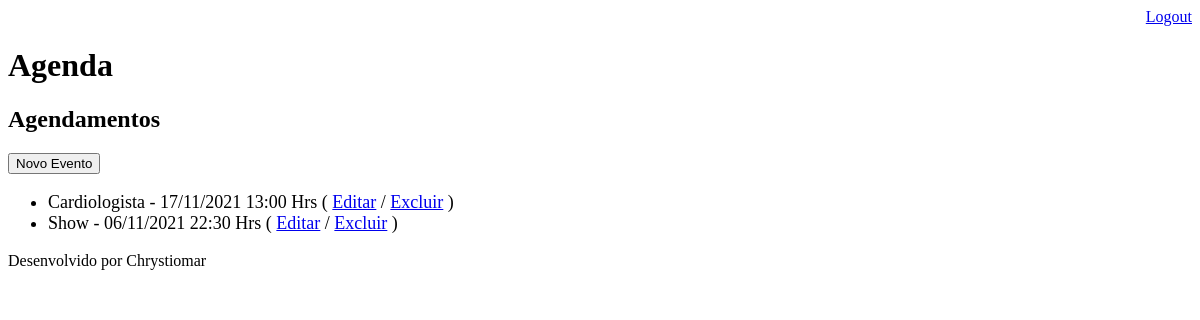
Page /agenda/ (signed in) on the earlier database version.
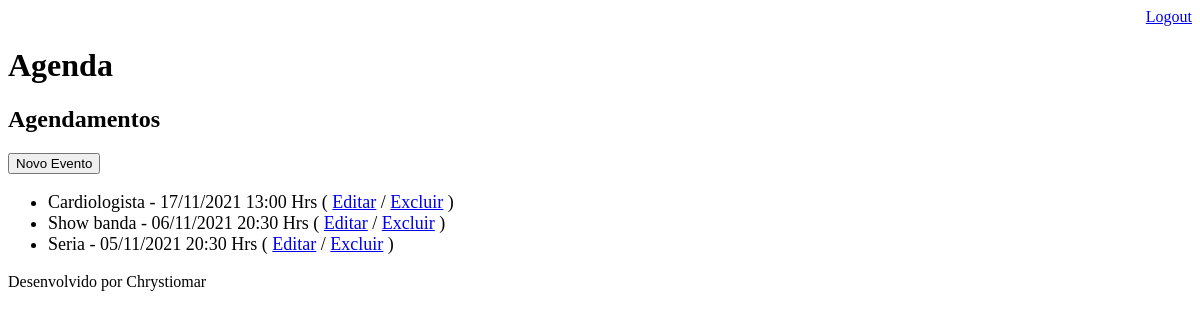
Same page on the later database version.
### core/models.py (models this page shows, shortened)
class Evento(models.Model):
    titulo = models.CharField(max_length=100)
    descricao = models.TextField(blank=True, null=True)
    data_evento = models.DateTimeField(verbose_name='Data do Evento')
    data_criacao = models.DateTimeField(auto_now=True)
    usuario = models.ForeignKey(User, on_delete=models.CASCADE)
    class Meta:
        db_table = 'evento'
    def get_data_evento(self):
        return self.data_evento.strftime('%d/%m/%Y %H:%M Hrs')
    def get_evento_atrasado(self):
        if self.data_evento < datetime.now():
            return True
        else:
            return False

### core/views.py (the view)
# urls.py: path('agenda/', views.lista_eventos),
@login_required(login_url='/login/')
def lista_eventos(request):
    usuario = request.user
    data_atual = datetime.now() - timedelta(hours=1)
    evento = Evento.objects.filter(usuario=usuario,
                                   data_evento__gt=data_atual)
    dados = {'eventos':evento}
    return render(request, 'agenda.html', dados)

### templates/agenda.html (shortened to what this page needs)
{% extends "model_page.html" %}
{% block content %}
    <h2>Agendamentos</h2>
    <a href="evento">
        <button type="button">Novo Evento</button>
    </a>
    <ul style="font-size: 18px">
        {% for evento in eventos %}
            <li>
                <div style=>
                    {{ evento.titulo }} - {{ evento.get_data_evento }}
                    ( <a href="evento/?id={{ evento.id }}">Editar</a>
                    / <a href="evento/delete/{{ evento.id }}">Excluir</a> )
                </div>
            </li>
        {% endfor %}
    </ul>
{% endblock %}

### templates/model_page.html
<!DOCTYPE html>
<html lang="en">
<head>
    {% include "model_header.html" %}
</head>
<body>
    {% block content %} {% endblock %}
    {% include "model_footer.html" %}
</body>
</html>

### templates/model_header.html (shortened to what this page needs)
    <div align="right">
       <a href="/logout">Logout</a>
    </div>
    <h1>Agenda</h1>

### templates/model_footer.html
<p>Desenvolvido por Chrystiomar</p>

Differences in the rows shown:
changed Evento: titulo "Show" → "Show banda"; get_data_evento "06/11/2021 22:30 Hrs" → "06/11/2021 20:30 Hrs"
added Evento: titulo "Seria", get_data_evento "05/11/2021 20:30 Hrs"
